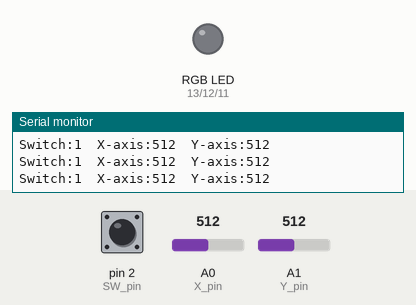
Recording of a sketch running on a simulated Arduino Uno, built with avr-gcc and run on an emulated ATmega328P. Parts: an RGB LED mixed from three pins (HIGH = lit), the last lines printed to the serial monitor. Dashed ring = blinking. The inputs (shaded band) are chosen by the test bench; at power-on: A0 (X_pin) = 512, A1 (Y_pin) = 512, pin 2 (SW_pin) HIGH.

Above: at 1.2 s.
1.3 s: A0 (X_pin) set to 0
At 1.85 s:
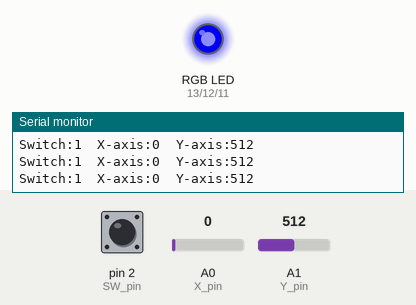
4.3 s: A1 (Y_pin) set to 0
At 4.62 s:
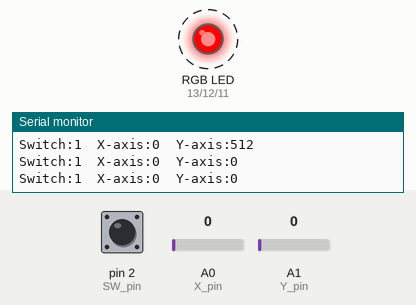
7.3 s: A0 (X_pin) set to 1023
At 7.54 s:
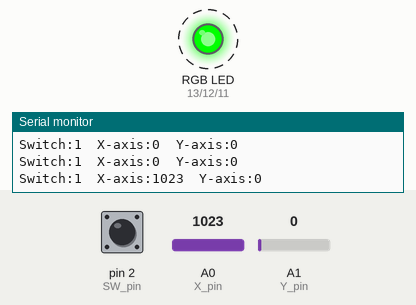
10.3 s: A1 (Y_pin) set to 1023
At 10.45 s:
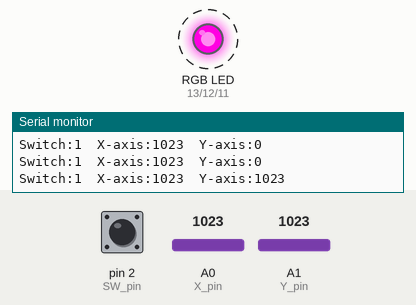
13.3 s: A1 (Y_pin) set to 1015
At 13.52 s:
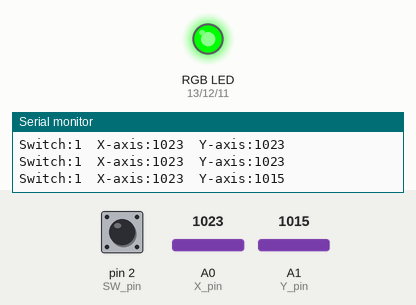
16.3 s: A0 (X_pin) set to 1010
At 17.5 s:
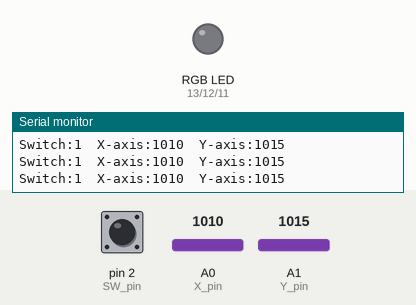
Timing chart, 0 to 19.3 s (numbered marks = the images above; inputs shaded):
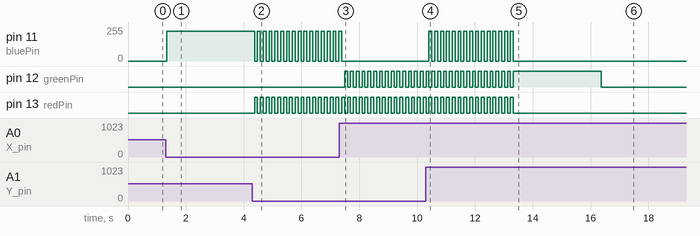

The sketch:

rgb_joystick.ino
```cpp
const int SW_pin = 2; // digital pin connected to switch output
const int X_pin = A0; // analog pin connected to X output
const int Y_pin = A1; // analog pin connected to Y output
 int redPin = 13; //red pin of RGB led plugged into digital pin 9
 int greenPin = 12; // green pin plugged into digital pin 10
 int bluePin = 11;//and so on
int YPIN; //declaring YPIN an integer for later
int XPIN;
int SWPIN;
void setup() {
  pinMode(SW_pin, INPUT); // Switch pin is an input
  digitalWrite(SW_pin, HIGH); //set to high
  Serial.begin(9600); //begin serial monitor
  pinMode(redPin, OUTPUT); // declares RGB LED as an output
  pinMode(greenPin, OUTPUT);
  pinMode(bluePin, OUTPUT);

}

void setColor(int red, int green, int blue) //sets up format for colors
{
  analogWrite(redPin, red);
  analogWrite(greenPin, green);
  analogWrite(bluePin, blue);
}

void loop() {
  int YPIN = analogRead(Y_pin);  //sets the number thats comes out of analogRead(Y_pin); equal to a new variable
  int XPIN = analogRead(X_pin);
  int SWPIN = digitalRead(SW_pin);

  Serial.print("Switch:"); //in serial monitor print switch
  Serial.print(digitalRead(SW_pin)); //next to switch print the value of SW_pin
  Serial.print("  ");
  Serial.print("X-axis:");
  Serial.print(analogRead(X_pin));
  Serial.print("  ");
  Serial.print("Y-axis:");
  Serial.println(analogRead(Y_pin));
  if(YPIN == 0) {setColor(225, 0, 0); delay(100);} //if YPIN is equal to 0, set the color
  else {setColor(0, 0, 0);}

  if(YPIN == 1023) {setColor(225, 0, 225); delay(100);}
    else {setColor(0, 0, 0);}

  if(XPIN == 0) {setColor(0, 0, 225); delay(100);}
    else {setColor(0, 0, 0);}

  if(XPIN == 1023) {setColor(0, 225, 0); delay(100);}
    else {setColor(0, 0, 0);}

   if(SWPIN == LOW) {setColor(80, 20, 0); delay(100);} //if SWPIN is low set color
    else {setColor(0, 0, 0);}

}
```

Measured:
- the behaviour switches between 1023 and 1022 on A1 (Y_pin) (found by bisection; images 4 and 5)
- the behaviour switches between 1023 and 1022 on A0 (X_pin) (found by bisection; images 5 and 6)
- after the input at 1.3 s, pin 11 (bluePin): 0/255 → 225/255 after 0.05 s
- after the input at 4.3 s, pin 11 (bluePin): alternates 225/255 for 0.10 s and 0/255 for 0.10 s, starting after 0.08 s; pin 13 (redPin): alternates HIGH for 0.10 s and LOW for 0.10 s, starting after 0.08 s
- after the input at 7.3 s, pin 11 (bluePin): goes on until 7.4 s, then stays 0/255; pin 12 (greenPin): alternates HIGH for 0.10 s and LOW for 0.10 s, starting after 0.19 s
- after the input at 10.3 s, pin 11 (bluePin): alternates 225/255 for 0.10 s and 0/255 for 0.10 s, starting after 0.11 s
- after the input at 13.3 s, pin 11 (bluePin): goes on until 13.3 s, then stays 0/255; pin 12 (greenPin): goes on until 13.3 s, then stays HIGH; pin 13 (redPin): goes on until 13.3 s, then stays LOW
- after the input at 16.3 s, pin 12 (greenPin): HIGH → LOW after 0.06 s
